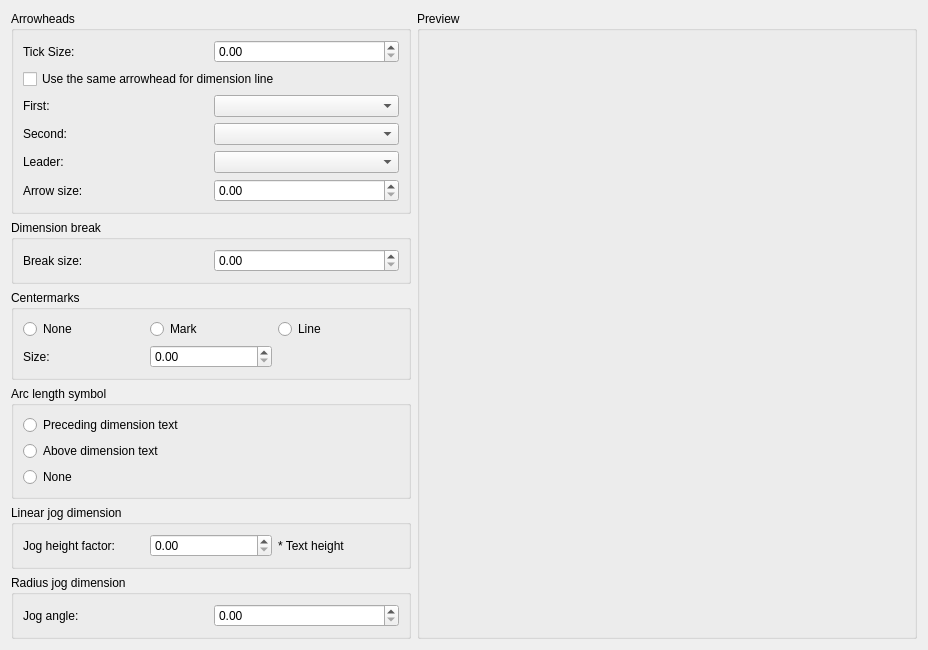
     <widget class="QWidget" name="tabSymbolsArrows">
      <attribute name="title">
       <string>Symbols and Arrows</string>
      </attribute>
      <layout class="QGridLayout" name="gridLayout_5">
       <item row="4" column="0">
        <widget class="QGroupBox" name="gbLinearJog">
         <property name="title">
          <string>Linear jog dimension</string>
         </property>
         <layout class="QGridLayout" name="gridLayout_10">
          <item row="0" column="0">
           <widget class="QLabel" name="label_20">
            <property name="text">
             <string>Jog height factor:</string>
            </property>
           </widget>
          </item>
          <item row="0" column="1">
           <widget class="QDoubleSpinBox" name="bsbJogHeightFactor">
            <property name="singleStep">
             <double>0.100000000000000</double>
            </property>
           </widget>
          </item>
          <item row="0" column="2">
           <widget class="QLabel" name="label_21">
            <property name="text">
             <string>* Text height</string>
            </property>
           </widget>
          </item>
         </layout>
        </widget>
       </item>
       <item row="5" column="0">
        <widget class="QGroupBox" name="gbRadiusJog">
         <property name="title">
          <string>Radius jog dimension</string>
         </property>
         <layout class="QGridLayout" name="gridLayout_9">
          <item row="0" column="0">
           <widget class="QLabel" name="label_19">
            <property name="text">
             <string>Jog angle:</string>
            </property>
           </widget>
          </item>
          <item row="0" column="1">
           <widget class="QDoubleSpinBox" name="dsbJogAngle">
            <property name="toolTip">
             <string>Determines the angle of the transverse segment of the dimension line in a jogged radius dimension. (DIMJOGANG system variable)</string>
            </property>
            <property name="singleStep">
             <double>0.100000000000000</double>
            </property>
           </widget>
          </item>
         </layout>
        </widget>
       </item>
       <item row="0" column="0">
        <widget class="QGroupBox" name="gbSymbolsArrowheads">
         <property name="minimumSize">
          <size>
           <width>400</width>
           <height>0</height>
          </size>
         </property>
         <property name="title">
          <string>Arrowheads</string>
         </property>
         <layout class="QGridLayout" name="gridLayout_6">
          <item row="6" column="1">
           <widget class="QDoubleSpinBox" name="dsbArrowheadArrowSize">
            <property name="toolTip">
             <string>Displays and sets the size of arrowheads. (DIMASZ system variable)</string>
            </property>
            <property name="singleStep">
             <double>0.100000000000000</double>
            </property>
           </widget>
          </item>
          <item row="5" column="1">
           <widget class="QComboBox" name="cbArrowheadLeader">
            <property name="toolTip">
             <string>Sets the arrowhead for the leader line. (DIMLDRBLK system variable)</string>
            </property>
           </widget>
          </item>
          <item row="5" column="0">
           <widget class="QLabel" name="label_17">
            <property name="text">
             <string>Leader:</string>
            </property>
           </widget>
          </item>
          <item row="2" column="1">
           <widget class="QComboBox" name="cbArrowheadFirst">
            <property name="toolTip">
             <string>Sets the arrowhead for the first dimension line. When you change the first arrowhead type, the second arrowhead automatically changes to match it. (DIMBLK1 system variable)</string>
            </property>
           </widget>
          </item>
          <item row="4" column="1">
           <widget class="QComboBox" name="cbArrowheadSecond">
            <property name="toolTip">
             <string>Sets the arrowhead for the second dimension line. (DIMBLK2 system variable)</string>
            </property>
           </widget>
          </item>
          <item row="1" column="0" colspan="2">
           <widget class="QCheckBox" name="cbArrowheadTheSame">
            <property name="text">
             <string>Use the same arrowhead for dimension line</string>
            </property>
           </widget>
          </item>
          <item row="4" column="0">
           <widget class="QLabel" name="lblArrowheadSecond">
            <property name="text">
             <string>Second:</string>
            </property>
           </widget>
          </item>
          <item row="2" column="0">
           <widget class="QLabel" name="lblArrowheadFirst">
            <property name="text">
             <string>First:</string>
            </property>
           </widget>
          </item>
          <item row="6" column="0">
           <widget class="QLabel" name="lblArrowheadSize">
            <property name="text">
             <string>Arrow size:</string>
            </property>
           </widget>
          </item>
          <item row="0" column="0">
           <widget class="QLabel" name="label_33">
            <property name="text">
             <string>Tick Size:</string>
            </property>
           </widget>
          </item>
          <item row="0" column="1">
           <widget class="QDoubleSpinBox" name="dsbTickSize">
            <property name="toolTip">
             <string>Specifies the size of oblique strokes drawn instead of arrowheads for linear, radius, and diameter dimensioning. If = 0 – draws arrowheads.
&gt;0 – Draws oblique strokes instead of arrowheads (DIMTSZ variable). </string>
            </property>
            <property name="singleStep">
             <double>0.100000000000000</double>
            </property>
           </widget>
          </item>
         </layout>
        </widget>
       </item>
       <item row="1" column="0">
        <widget class="QGroupBox" name="gbSymbolsDimBreak">
         <property name="title">
          <string>Dimension break</string>
         </property>
         <layout class="QGridLayout" name="gridLayout_11">
          <item row="0" column="0">
           <widget class="QLabel" name="label_22">
            <property name="text">
             <string>Break size:</string>
            </property>
           </widget>
          </item>
          <item row="0" column="1">
           <widget class="QDoubleSpinBox" name="dsbDimBreakSize">
            <property name="toolTip">
             <string/>
            </property>
            <property name="singleStep">
             <double>0.100000000000000</double>
            </property>
           </widget>
          </item>
         </layout>
        </widget>
       </item>
       <item row="3" column="0">
        <widget class="QGroupBox" name="gbSymbolsArcLength">
         <property name="title">
          <string>Arc length symbol</string>
         </property>
         <layout class="QGridLayout" name="gridLayout_8">
          <item row="2" column="0">
           <widget class="QRadioButton" name="rbDimarcSymNone">
            <property name="toolTip">
             <string>Suppresses the display of arc length symbols. (DIMARCSYM system variable)</string>
            </property>
            <property name="text">
             <string>None</string>
            </property>
           </widget>
          </item>
          <item row="0" column="0">
           <widget class="QRadioButton" name="rbDimarcSymPreceeding">
            <property name="toolTip">
             <string>Places arc length symbols before the dimension text. (DIMARCSYM system variable)</string>
            </property>
            <property name="text">
             <string>Preceding dimension text</string>
            </property>
           </widget>
          </item>
          <item row="1" column="0">
           <widget class="QRadioButton" name="rbDimarcSymAbove">
            <property name="toolTip">
             <string>Places arc length symbols above the dimension text. (DIMARCSYM system variable)</string>
            </property>
            <property name="text">
             <string>Above dimension text</string>
            </property>
           </widget>
          </item>
         </layout>
        </widget>
       </item>
       <item row="2" column="0">
        <widget class="QGroupBox" name="gbSymbolsCentermarks">
         <property name="title">
          <string>Centermarks</string>
         </property>
         <layout class="QGridLayout" name="gridLayout_7">
          <item row="0" column="0">
           <widget class="QRadioButton" name="rbCentermarkNone">
            <property name="toolTip">
             <string>Creates no center mark or centerline. The value is stored as 0 in the DIMCEN system variable.</string>
            </property>
            <property name="text">
             <string>None</string>
            </property>
           </widget>
          </item>
          <item row="0" column="1">
           <widget class="QRadioButton" name="rbCentermarkMark">
            <property name="toolTip">
             <string>Creates a center mark. The size of the center mark is stored as a positive value in the DIMCEN system variable.</string>
            </property>
            <property name="text">
             <string>Mark</string>
            </property>
           </widget>
          </item>
          <item row="0" column="2">
           <widget class="QRadioButton" name="rbCentermarkLine">
            <property name="toolTip">
             <string>Creates a centerline. The size of the centerline is stored as a negative value in the DIMCEN system variable.</string>
            </property>
            <property name="text">
             <string>Line</string>
            </property>
           </widget>
          </item>
          <item row="1" column="0">
           <widget class="QLabel" name="label_32">
            <property name="text">
             <string>Size:</string>
            </property>
           </widget>
          </item>
          <item row="1" column="1">
           <widget class="QDoubleSpinBox" name="bsbCentermarkSize">
            <property name="toolTip">
             <string>Displays and sets the size of the center mark or centerline. (DIMCEN system variable)</string>
            </property>
            <property name="singleStep">
             <double>0.100000000000000</double>
            </property>
           </widget>
          </item>
         </layout>
        </widget>
       </item>
       <item row="6" column="0">
        <spacer name="verticalSpacer_5">
         <property name="orientation">
          <enum>Qt::Vertical</enum>
         </property>
         <property name="sizeHint" stdset="0">
          <size>
           <width>0</width>
           <height>0</height>
          </size>
         </property>
        </spacer>
       </item>
       <item row="0" column="1" rowspan="7">
        <widget class="QGroupBox" name="gbPreviewArrows">
         <property name="minimumSize">
          <size>
           <width>500</width>
           <height>0</height>
          </size>
         </property>
         <property name="title">
          <string>Preview</string>
         </property>
        </widget>
       </item>
      </layout>
     </widget>
